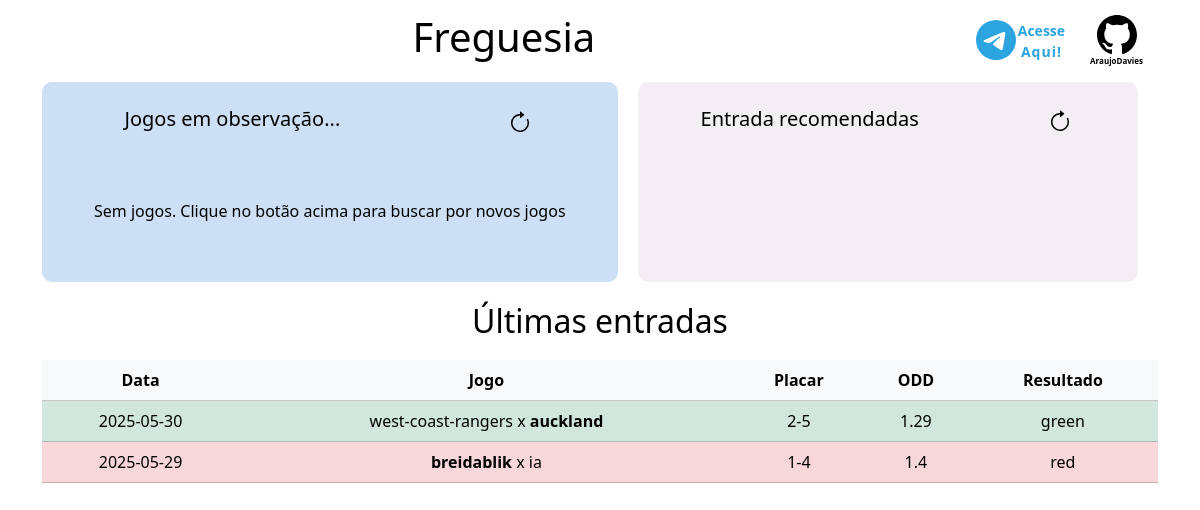
Screenshot of /freguesia with the database file from the repository.
### app/db.py (models this page shows, shortened)
class Base(DeclarativeBase):
    pass

class PadraoFreguesia(Base):
    __tablename__ = "tbl_padrao_freguesia"
    id: Mapped[int] = mapped_column(primary_key=True)
    data_partida: Mapped[date] = mapped_column(nullable=True)
    campeonato: Mapped[str] = mapped_column(String(145))
    mandante: Mapped[str] = mapped_column(String(145))
    visitante: Mapped[str] = mapped_column(String(145))
    fregues: Mapped[FreguesEnum] = mapped_column(Enum(FreguesEnum), nullable=False)
    placar: Mapped[str] = mapped_column(String(45), nullable=True)
    odd_mandante: Mapped[float] = mapped_column(nullable=True)
    odd_visitante: Mapped[float] = mapped_column(nullable=True)
    resultado: Mapped[ResultadoEnum] = mapped_column(Enum(ResultadoEnum), nullable=True)
    url: Mapped[str] = mapped_column(String(255), nullable=False, unique=True)

### app/main.py (the view)
@app.route("/")
@app.route("/freguesia")
def freguesia():
    filter_lista_jogos_em_observacao, lista_jogos_recomendados, ultimas_entradas = (
        filtrar_jogos_em_observacao()
    )
    return render_template(
        "admin_content.html",
        lista_jogos_em_observacao=filter_lista_jogos_em_observacao,
        lista_jogos_recomendados=lista_jogos_recomendados,
        ultimas_entradas=ultimas_entradas
    )

### app/templates/admin_content.html (shortened to what this page needs)
{% extends "base.html" %}
{% block content %}
<div class="bloco-2">
    <div class="section-observacao">
        <div class="cabecalho-bloco-2">
            <h5 value="dasdsa">Jogos em observação...</h5>
            <button>
                <svg id="observacao" data-url="{{ url_for('jogos_em_observacao' )}}" xmlns="http://www.w3.org/2000/svg" width="30" height="30" fill="currentColor" class="bi bi-arrow-clockwise" viewBox="0 0 16 16">
                    <path fill-rule="evenodd" d="M8 3a5 5 0 1 0 4.546 2.914.5.5 0 0 1 .908-.417A6 6 0 1 1 8 2z"/>
                    <path d="M8 4.466V.534a.25.25 0 0 1 .41-.192l2.36 1.966c.12.1.12.284 0 .384L8.41 4.658A.25.25 0 0 1 8 4.466"/>
                </svg>
            </button>
        </div>
        <div class="base-entradas-bloco-2">
            {% if not lista_jogos_em_observacao %}
                <div class="sem-dados"> Sem jogos. Clique no botão acima para buscar por novos jogos</div>
            {% endif %}
        </div>
    </div>
    <div class="section-recomendadas">
        <div class="cabecalho-bloco-2">
            <h5>Entrada recomendadas</h5>
            <a href="{{ url_for('atualizar_entradas') }}" >
        </div>
    </div>
</div>
<div class="bloco-3">
    <div class="cabecalho-bloco-3-1">
        <h2>Últimas entradas</h2>
    </div>
    <table class="table">
        <thead>
            <tr class="table-light">
                <th>Data</th>
                <th>Jogo</th>
                <th>Placar</th>
                <th>ODD</th>
                <th>Resultado</th>
            </tr>
        </thead>
        <tbody>
            {% for entrada in ultimas_entradas %}
                {% if entrada.resultado.name == "green" %}
                    <tr class="table-success">
                {% elif entrada.resultado.name == "red" %}
                    <tr class="table-danger">
                {% endif %}
                    <td>{{ entrada.data_partida }}</td>
                    <td>
                        <a href="{{ entrada.url }}" target="_blank">
                        {% if entrada.fregues.name == "visitante" %}
                            <b>{{ entrada.mandante }}</b> x {{ entrada.visitante }}
                        {% elif entrada.fregues.name == "mandante" %}
                            {{ entrada.mandante }} x <b>{{ entrada.visitante }}</b>
                        {% endif %}
                        </a>
                    </td>
                    <td>{{ entrada.placar }}</td>
                    <td>
                        {% if entrada.fregues.name == "visitante" %}
                            {{ entrada.odd_mandante }}
                        {% elif entrada.fregues.name == "mandante" %}
                            {{ entrada.odd_visitante }}
                        {% endif %}
                    </td>
                    <td>{{ entrada.resultado.name }}</td>
                </tr>
            {% endfor %}
        </tbody>
    </table>
</div>
{% endblock %}

### app/templates/base.html (shortened to what this page needs)
<!DOCTYPE html>
<html lang="pt-br">
    <head>
        <link rel="stylesheet" href="{{ url_for('static', filename='style.css') }}">
        <link rel="stylesheet" href="{{ url_for('static', filename='bootstrap.min.css') }}">
    </head>
    <body>
        <div class="container">
            {% include "header.html" %}
            {% block content %}{% endblock %}
        </div>
    </body>
</html>

### app/templates/header.html (shortened to what this page needs)
<div class="bloco-1">
    <header>
        <div class="page-title">
            <h1>Freguesia</h1>
            <a href="#" target="_blank">
                <div class="telegram-icon">
                    <div class="entre-agora">
                        <div>
                            Acesse
                        </div>
                        <div style="letter-spacing: 1px;">
                            Aqui!
                        </div>
                    </div>
                </div>
            </a>
            <div class="github-icon">
                <a href="https://github.com/AraujoDavies" target="_blank">
                    <div>
                        AraujoDavies
                    </div>
                </a>
            </div>
        </div>
    </header>
</div>

### app/static/style.css (style rules this page uses)
body { margin: 0; display: flex; justify-content: center; align-items: center; font-family: Verdana, Geneva, Tahoma, sans-serif; }
button { all: unset; cursor: pointer; }
a { cursor: pointer; }
div a { text-decoration: none; color: rgb(0, 0, 0); }
.bi-arrow-clockwise { padding: 3px; transition: transform 1s ease; }
.container { width: 500px; color: black; text-align: center; }
.bloco-1 { padding: 0px; }
.page-title { display: flex; flex: 1; align-items: center; }
.page-title h1 { flex: 2 }
.bloco-2 { display: flex; flex: 1; width: 100%; min-height: 200px; gap: 20px; }
.section-observacao { flex: 1.15; display: flex; flex-direction: column; background-color: #CCDFF4; border-radius: 10px; }
.section-recomendadas { flex: 1; border-radius: 10px; display: flex; flex-direction: column; background-color: #F3EEF3; }
.bloco-3 { min-height: 100vh; }
.cabecalho-bloco-3-1 { display: flex; flex: 1; align-items: center; }
.cabecalho-bloco-3-1 h2 { flex: 2; margin: 20px 0; }
.cabecalho-bloco-2 { display: flex; justify-content: space-around; padding: 25px 0; }
.base-entradas-bloco-2 { align-content: center; padding: 0 25px; margin-bottom: 25px; flex: 1; }
table { width: 100%; }
.github-icon { display: flex; flex-direction: row; padding: 15px; font-weight: bold; font-size: 8px; }
.telegram-icon { display: flex; padding: 10px; }
a .telegram-icon { padding: 10px; color: #2BA4DF; font-weight: bold; }
.entre-agora { text-align: center; align-content: center; font-size: 14px; margin-left: 2px; }

### rows the page displays
PadraoFreguesia: data_partida "2025-05-30", mandante "west-coast-rangers", visitante "auckland", placar "2-5", odd_visitante "1.29", resultado.name "green"
PadraoFreguesia: data_partida "2025-05-29", mandante "breidablik", visitante "ia", placar "1-4", odd_mandante "1.4", resultado.name "red"
